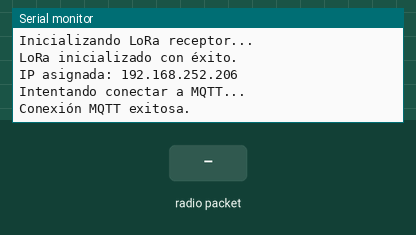
Bench run of a program on a simulated ESP32. Parts: the last lines printed to the serial monitor. The inputs (shaded band) are chosen by the test bench. WiFi joins after 1.5 s; servers stay silent unless stated; no radio packets arrive unless stated; no MQTT or app messages arrive unless stated.

Above: at 1.2 s.
1.3 s: radio packet "1" arrives
At 1.7 s:
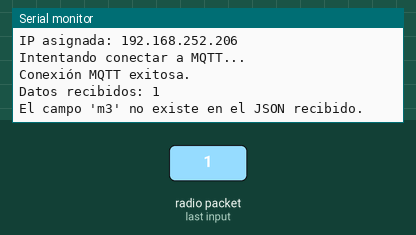
2.8 s: radio packet "0" arrives
At 4.0 s:
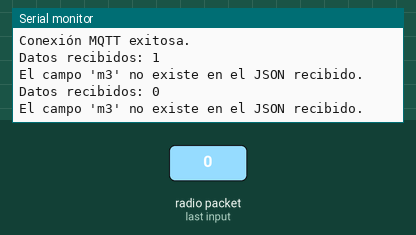
5.8 s: radio packet "2" arrives
At 6.3 s:
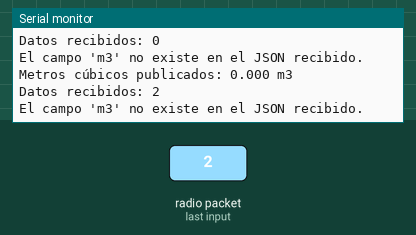

Measured:
- after the input at 1.3 s, the serial monitor: prints a new line at once (image 1)
- after the input at 2.8 s, the serial monitor: prints a new line at once (image 2)
- after the input at 5.8 s, the serial monitor: prints a new line at once (image 3)

The program:

main.cpp
```cpp
#include <SPI.h>
#include <LoRa.h>
#include <EthernetENC.h>
#include <PubSubClient.h>
#include <ArduinoJson.h>
#include "esp_task_wdt.h" // Biblioteca para Watchdog
#include <WiFi.h>
#include <esp_bt.h>
#include <esp_system.h>  // Incluir esta librería para utilizar esp_restart()

// Configuración Ethernet y MQTT
byte mac[] = { 0xDE, 0xAD, 0xBE, 0xEF, 0xFE, 0xED };
IPAddress ip(192, 168, 252, 206);
IPAddress myDns(192, 168, 252, 1);
char server[] = "192.168.252.35"; // Dirección del broker MQTT
#define CLIENT_ID "publicador-agua"
#define INTERVAL 5000 // Intervalo de publicación en ms
#define DIAGNOSTIC_TOPIC "TanqueAguaDulce/Diagnostico"

EthernetClient client;
PubSubClient mqttClient(client);
unsigned long previousMillis = 0;

// Configuración LoRa
const int csPin = 15;
const int resetPin = 14;
const int irqPin = 4;

// Variables para monitoreo y errores
float receivedM3D = 0.0;   // Metros cúbicos
unsigned long lastLoRaReceivedTime = 0; // Último tiempo en el que se recibieron datos
#define LORA_TIMEOUT 15000 // Tiempo máximo sin datos (en ms)

#define WDT_TIMEOUT 20 // Tiempo en segundos

// Variables para control de errores persistentes
int loraErrorCount = 0;
int mqttErrorCount = 0;
const int MAX_ERROR_COUNT = 5; // Umbral de errores antes de reiniciar

// Declaraciones de funciones
void receiveLoRaData();
void sendData();
void reconnectMQTT();
bool resetLoRa();
void reportError(const char* errorMessage);
void checkSystemHealth();

void disableWiFiAndBluetooth() {
    WiFi.mode(WIFI_OFF);   // Apaga Wi-Fi
    WiFi.disconnect(true); // Desconecta Wi-Fi
    btStop();              // Apaga Bluetooth
}

void initLoRa() {
  // Configuración LoRa
  Serial.println("Inicializando LoRa receptor...");
  LoRa.setPins(csPin, resetPin, irqPin);
  if (!LoRa.begin(433E6)) {
    Serial.println("Error al inicializar LoRa!");
    reportError("Error crítico: fallo inicial en LoRa.");
    while (1); // Detener el sistema si no se puede inicializar LoRa
  }
  LoRa.setSyncWord(0xF3);
  Serial.println("LoRa inicializado con éxito.");
}

void setup() {
  Serial.begin(115200);
  esp_task_wdt_init(WDT_TIMEOUT, true);  // Inicializar el Watchdog
  esp_task_wdt_add(NULL);                // Agregar la tarea principal al Watchdog
  while (!Serial);

  disableWiFiAndBluetooth();
  initLoRa();

  // Configuración Ethernet
  Ethernet.begin(mac, ip, myDns);
  Serial.print("IP asignada: ");
  Serial.println(Ethernet.localIP());

  // Configuración MQTT
  mqttClient.setServer(server, 1883);
  mqttClient.setSocketTimeout(5); // Establecer un tiempo de espera de 5 segundos

  reconnectMQTT();
}

void loop() {
  esp_task_wdt_reset(); // Alimenta el Watchdog

  // Verificar salud del sistema
  checkSystemHealth();

  // Reconectar MQTT si es necesario
  if (!mqttClient.connected()) {
    Serial.println("MQTT desconectado, intentando reconectar...");
    reconnectMQTT();
  }

  mqttClient.loop(); // Mantener la conexión con el broker MQTT
  receiveLoRaData();

  // Verificar si el módulo LoRa ha dejado de recibir datos
  if (millis() - lastLoRaReceivedTime > LORA_TIMEOUT) {
    Serial.println("Tiempo de espera LoRa excedido. Reiniciando LoRa...");
    reportError("Advertencia: reinicio del módulo LoRa por tiempo excedido.");
    if (!resetLoRa()) {
      Serial.println("Error crítico: no se pudo reiniciar LoRa.");
      reportError("Error crítico: fallo en reinicio de LoRa.");
    }
    lastLoRaReceivedTime = millis(); // Reiniciar el contador
  }

  // Publicar datos periódicamente
  unsigned long currentMillis = millis();
  if (currentMillis - previousMillis >= INTERVAL) {
    previousMillis = currentMillis;
    sendData();
  }
}

void receiveLoRaData() {
  int packetSize = LoRa.parsePacket();
  if (packetSize) {
    lastLoRaReceivedTime = millis(); // Actualizar el tiempo de recepción
    String receivedData = "";

    while (LoRa.available()) {
      receivedData += (char)LoRa.read();
    }

    Serial.print("Datos recibidos: ");
    Serial.println(receivedData);

    // Procesar JSON
    StaticJsonDocument<32> doc;
    DeserializationError error = deserializeJson(doc, receivedData);

    if (!error) {
      if (doc.containsKey("m3d")) {
          receivedM3D = doc["m3d"].as<float>();
          Serial.printf("Metros cúbicos recibidos: %.2f m3\n", receivedM3D);
      } else {
          Serial.println("El campo 'm3' no existe en el JSON recibido.");
      }
    } else {
      Serial.print("Error al deserializar JSON: ");
      Serial.println(error.c_str());
    }
  }
}

void sendData() {
  char buffer[10];
  // Publicar metros cúbicos
  snprintf(buffer, sizeof(buffer), "%.3f", receivedM3D);
  if (mqttClient.publish("TanqueAguaDulce/M3D", buffer)) {
      Serial.printf("Metros cúbicos publicados: %s m3\n", buffer);
  } else {
      Serial.println("Error al publicar metros cúbicos.");
      mqttErrorCount++;
  }
}

void reconnectMQTT() {
  while (!mqttClient.connected()) {
    Serial.println("Intentando conectar a MQTT...");
    if (mqttClient.connect(CLIENT_ID)) {
      Serial.println("Conexión MQTT exitosa.");
      mqttErrorCount = 0; // Reiniciar contador si tiene éxito
    } else {
      mqttErrorCount++; // Incrementar contador de errores
      Serial.print("Error al conectar MQTT: ");
      Serial.println(mqttClient.state());
      delay(5000); // Esperar antes de reintentar
      if (mqttErrorCount >= MAX_ERROR_COUNT) {
        break; // Salir del bucle si se alcanzó el máximo de errores
      }
    }
  }
}

bool resetLoRa() {
  LoRa.end(); // Apagar LoRa
  delay(100);
  if (LoRa.begin(433E6)) {
    LoRa.setSyncWord(0xF3);
    loraErrorCount = 0; // Reiniciar contador si tiene éxito
    Serial.println("LoRa reiniciado con éxito.");
    return true;
  } else {
    loraErrorCount++; // Incrementar contador de errores
    Serial.println("Error al reiniciar LoRa.");
    return false;
  }
}

void reportError(const char* errorMessage) {
  if (mqttClient.connected()) {
    mqttClient.publish(DIAGNOSTIC_TOPIC, errorMessage);
    Serial.printf("Error reportado: %s\n", errorMessage);
  } else {
    Serial.println("No se pudo reportar el error: MQTT no conectado.");
  }
}

void checkSystemHealth() {
  if (loraErrorCount >= MAX_ERROR_COUNT || mqttErrorCount >= MAX_ERROR_COUNT) {
    Serial.println("Umbral de errores alcanzado. Reiniciando el ESP32...");
    ESP.restart(); // Reiniciar el ESP32
  }
}
```
